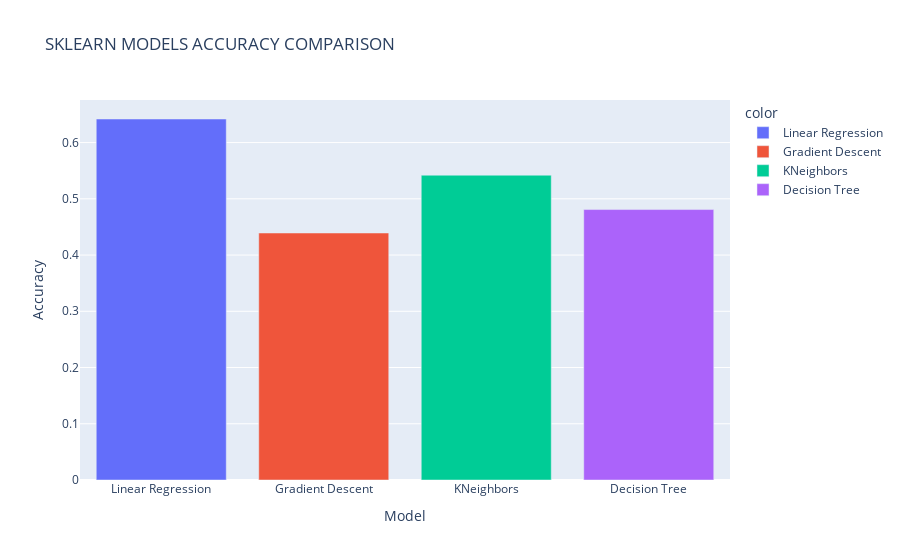

The code cell stored with this chart in its notebook:
### Markdown cell above
Now we will visualize these models score using bar chart to see the comparison

### Code cell
fig = px.bar(
    x=['Linear Regression', 'Gradient Descent', 'KNeighbors', 'Decision Tree'],
    y=[linear.score(X_test, y_test), SGD.score(X_test, y_test), kneighbor.score(X_test, y_test), tree.score(X_test, y_test)],
    color=['Linear Regression', 'Gradient Descent', 'KNeighbors', 'Decision Tree'],
    labels={'x': 'Model', 'y': 'Accuracy'},
    title='SKLEARN MODELS ACCURACY COMPARISON'
)
fig.show()

### Figure 1 — Plotly figure (JSON) as saved in the notebook; plotly's stock layout.template omitted (floating-point values rounded to 4 significant figures)
{"data": [{"alignmentgroup": "True", "hovertemplate": "color=Linear Regression<br>Model=%{x}<br>Accuracy=%{y}<extra></extra>", "legendgroup": "Linear Regression", "marker": {"color": "#636efa", "pattern": {"shape": ""}}, "name": "Linear Regression", "offsetgroup": "Linear Regression", "orientation": "v", "showlegend": true, "textposition": "auto", "type": "bar", "x": ["Linear Regression"], "xaxis": "x", "y": [0.6419], "yaxis": "y"}, {"alignmentgroup": "True", "hovertemplate": "color=Gradient Descent<br>Model=%{x}<br>Accuracy=%{y}<extra></extra>", "legendgroup": "Gradient Descent", "marker": {"color": "#EF553B", "pattern": {"shape": ""}}, "name": "Gradient Descent", "offsetgroup": "Gradient Descent", "orientation": "v", "showlegend": true, "textposition": "auto", "type": "bar", "x": ["Gradient Descent"], "xaxis": "x", "y": [0.4392], "yaxis": "y"}, {"alignmentgroup": "True", "hovertemplate": "color=KNeighbors<br>Model=%{x}<br>Accuracy=%{y}<extra></extra>", "legendgroup": "KNeighbors", "marker": {"color": "#00cc96", "pattern": {"shape": ""}}, "name": "KNeighbors", "offsetgroup": "KNeighbors", "orientation": "v", "showlegend": true, "textposition": "auto", "type": "bar", "x": ["KNeighbors"], "xaxis": "x", "y": [0.542], "yaxis": "y"}, {"alignmentgroup": "True", "hovertemplate": "color=Decision Tree<br>Model=%{x}<br>Accuracy=%{y}<extra></extra>", "legendgroup": "Decision Tree", "marker": {"color": "#ab63fa", "pattern": {"shape": ""}}, "name": "Decision Tree", "offsetgroup": "Decision Tree", "orientation": "v", "showlegend": true, "textposition": "auto", "type": "bar", "x": ["Decision Tree"], "xaxis": "x", "y": [0.4809], "yaxis": "y"}], "layout": {"barmode": "relative", "legend": {"title": {"text": "color"}, "tracegroupgap": 0}, "title": {"text": "SKLEARN MODELS ACCURACY COMPARISON"}, "xaxis": {"anchor": "y", "domain": [0, 1], "title": {"text": "Model"}}, "yaxis": {"anchor": "x", "domain": [0, 1], "title": {"text": "Accuracy"}}}}
